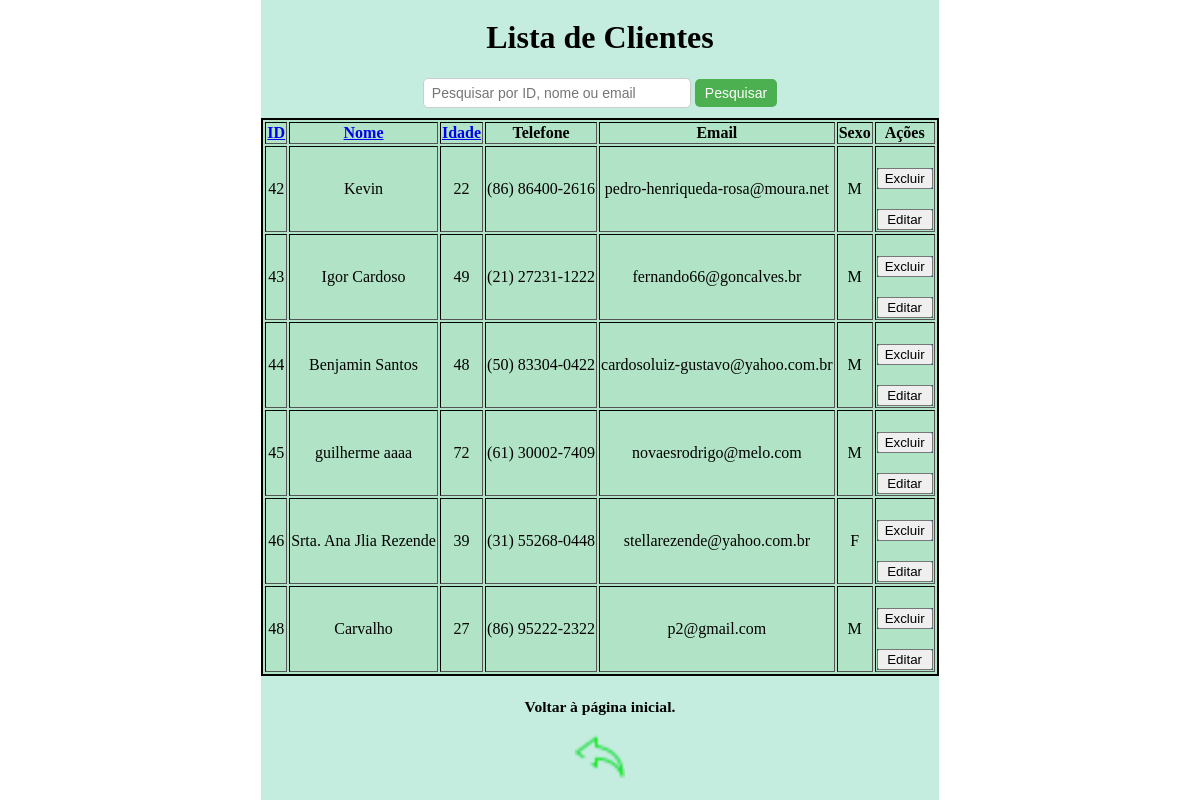
The app's page /gerenciar-clientes with its own data.
### tables this page shows
CREATE TABLE clientes (
                id INTEGER PRIMARY KEY AUTOINCREMENT, 
                nome TEXT NOT NULL, 
                idade INTEGER NOT NULL,
                telefone TEXT,
                email TEXT,
                sexo TEXT CHECK (sexo IN ('M', 'F'))
        );

### app/controllers.py (the view)
    @app.route("/gerenciar-clientes")
    def gerenciar_clientes():
        return views.gerenciar_clientes()

### app/models.py (called while the page is built)
def conectar():
    conexao = sqlite3.connect("cadastro_clientes.db")
    return conexao

def buscar_clientes_ordenado(campo='id', busca='', ordem=True):
    conexao = conectar()
    conexao.row_factory = sqlite3.Row
    cursor = conexao.cursor()
    direcao = 'ASC' if ordem else 'DESC'
    campos_validos = ['id', 'nome', 'idade', 'sexo', 'email']
    if campo not in campos_validos:
        campo = 'id'
    query = f"""
        SELECT * FROM clientes
        WHERE id LIKE ? OR nome LIKE ? OR email LIKE ?
        ORDER BY {campo} {direcao}
    """
    cursor.execute(query, (f'%{busca}%', f'%{busca}%', f'%{busca}%'))
    clientes = cursor.fetchall()
    cursor.close()
    conexao.close()
    return clientes

### app/views.py (called while the page is built)
def gerenciar_clientes():
    try:
        campo = request.args.get("campo", "id")
        ordem = request.args.get("ordem", "asc") == "asc"
        busca = request.args.get("pesquisa", "")
        clientes = models.buscar_clientes_ordenado(campo=campo,busca=busca, ordem=ordem)
        return render_template('gerenciar_cliente.html', clientes=clientes, campo=campo, ordem=ordem, busca=busca)
    except Exception as e:
        return f"Erro ao buscar clientes: {str(e)}", 500

### app/templates/gerenciar_cliente.html (shortened to what this page needs)
<!DOCTYPE html>
<html lang="pt-br">
<head>
    <link rel="stylesheet" href="{{ url_for('static', filename='style.css') }}">
</head>
<body>
    <div class="container01">
        <h1 class="h101">Lista de Clientes</h1>
        <form action="{{ url_for('gerenciar_clientes')}}" method="GET" class="search-bar">
            <input type="text" name="pesquisa" placeholder="Pesquisar por ID, nome ou email" value="{{ request.args.get('pesquisa', '') }}">
            <button type="submit">Pesquisar</button>
        </form>
        <table border="1">
            <thead>
                <tr>
                    <th>
                        <a href="{{ url_for('gerenciar_clientes', campo='id', ordem='desc' if campo == 'id' and ordem == 'asc' else 'asc', pesquisa=request.args.get('pesquisa', '')) }}">
                            ID
                        </a>
                    </th>
                    <th>
                        <a href="{{ url_for('gerenciar_clientes', campo='nome', ordem='desc' if campo == 'nome' and ordem == 'asc' else 'asc', pesquisa=request.args.get('pesquisa', '')) }}">
                            Nome
                        </a>
                    </th>
                    <th>
                        <a href="{{ url_for('gerenciar_clientes', campo='idade', ordem='desc' if campo == 'idade' and ordem == 'asc' else 'asc', pesquisa=request.args.get('pesquisa', '')) }}">
                            Idade
                        </a>
                    </th>
                    <th>Telefone</th>
                    <th>Email</th>
                    <th>Sexo</th>
                    <th>Ações</th>
                </tr>
            </thead>
            <tbody>
                {% for cliente in clientes %}
                <tr>
                    <td>{{ cliente.id }}</td>
                    <td>{{ cliente.nome }}</td>
                    <td>{{ cliente.idade }}</td>
                    <td>{{ cliente.telefone }}</td>
                    <td>{{ cliente.email }}</td>
                    <td>{{ cliente.sexo }}</td>
                    <td>
                        <form class="form01" action="{{ url_for('deletar_cliente', id=cliente.id) }}" method="post" onsubmit="return confirm('Tem certeza que deseja excluir este cliente?');">
                            <button type="submit">Excluir</button>
                        </form>
                        <form class="form01" onsubmit="return false;">
                            <button type="button" onclick="editarLinha(this)">Editar</button>
                        </form>
                    </td>
                </tr>
                {% endfor %}
            </tbody>
        </table>
        <h3>
            <p><small>Voltar à página inicial.</small></p>
            <p>
                <a href="{{ url_for('pagina_inicial') }}" rel="prev">
                    <img src="{{ url_for('static', filename='imagem/setade voltar.png') }}" alt="Setade voltar">
                </a>
            </p>
        </h3>
    </div>
</body>
</html>

### app/static/style.css (style rules this page uses)
body { margin: 0; padding: 0; display: flex; justify-content: center; align-items: center; height: 100vh; }
.container01 { text-align: center; background-color: rgb(196, 237, 224); }
table { margin-left: auto; margin-right: auto; border: 2px solid #000000; table-layout: auto; background-color: #b1e4c6; }
form { display: flex; flex-direction: column; gap: 10px; margin-top: 20px; font-family: 'Times New Roman', Times, serif; font-size: 1em; }
.form01 { background-color: rgb(32, 76, 101); font-family: 'Times New Roman', Times, serif; }
.search-bar { display: contents; align-items: center; gap: 8px; }
.search-bar input[type="text"] { padding: 6px 8px; width: 250px; border: 1px solid #ccc; border-radius: 5px; font-size: 14px; }
.search-bar button { padding: 6px 10px; font-size: 14px; background-color: #4CAF50; color: white; border: none; border-radius: 5px; cursor: pointer; }
table { margin-top: 10px; }

### records on screen
clientes: id "42", nome "Kevin", idade "22", telefone "(86) 86400-2616", email "pedro-henriqueda-rosa@moura.net", sexo "M"
clientes: id "43", nome "Igor Cardoso", idade "49", telefone "(21) 27231-1222", email "fernando66@goncalves.br", sexo "M"
clientes: id "44", nome "Benjamin Santos", idade "48", telefone "(50) 83304-0422", email "cardosoluiz-gustavo@yahoo.com.br", sexo "M"
clientes: id "45", nome "guilherme aaaa", idade "72", telefone "(61) 30002-7409", email "novaesrodrigo@melo.com", sexo "M"
clientes: id "46", nome "Srta. Ana Jlia Rezende", idade "39", telefone "(31) 55268-0448", email "stellarezende@yahoo.com.br", sexo "F"
clientes: id "48", nome "Carvalho", idade "27", telefone "(86) 95222-2322", email "p2@gmail.com", sexo "M"
